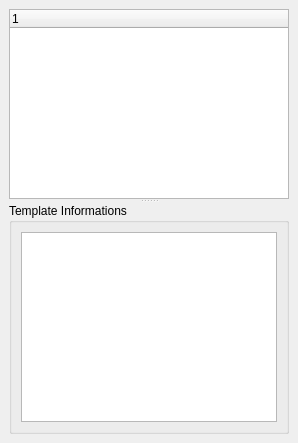
<?xml version="1.0" encoding="UTF-8"?>
<ui version="4.0">
 <class>Templates_Outliner_DockWidget</class>
 <widget class="QDockWidget" name="Templates_Outliner_DockWidget">
  <property name="windowTitle">
   <string>Templates Outliner</string>
  </property>
  <widget class="QWidget" name="Templates_Outliner_dockWidgetContents">
   <layout class="QGridLayout" name="Components_Manager_Ui_dockWidgetContents_gridLayout">
    <item row="0" column="0">
     <widget class="QSplitter" name="Templates_Outliner_splitter">
      <property name="orientation">
       <enum>Qt::Vertical</enum>
      </property>
      <widget class="QTreeWidget" name="Templates_Outliner_treeWidget">
       <column>
        <property name="text">
         <string notr="true">1</string>
        </property>
       </column>
      </widget>
      <widget class="QGroupBox" name="Template_Informations_groupBox">
       <property name="title">
        <string>Template Informations</string>
       </property>
       <layout class="QGridLayout" name="Components_Informations_groupBox_gridLayout">
        <item row="0" column="0">
         <widget class="QTextBrowser" name="Template_Informations_textBrowser">
          <property name="openExternalLinks">
           <bool>true</bool>
          </property>
         </widget>
        </item>
       </layout>
      </widget>
     </widget>
    </item>
   </layout>
  </widget>
 </widget>
 <resources/>
 <connections/>
</ui>
